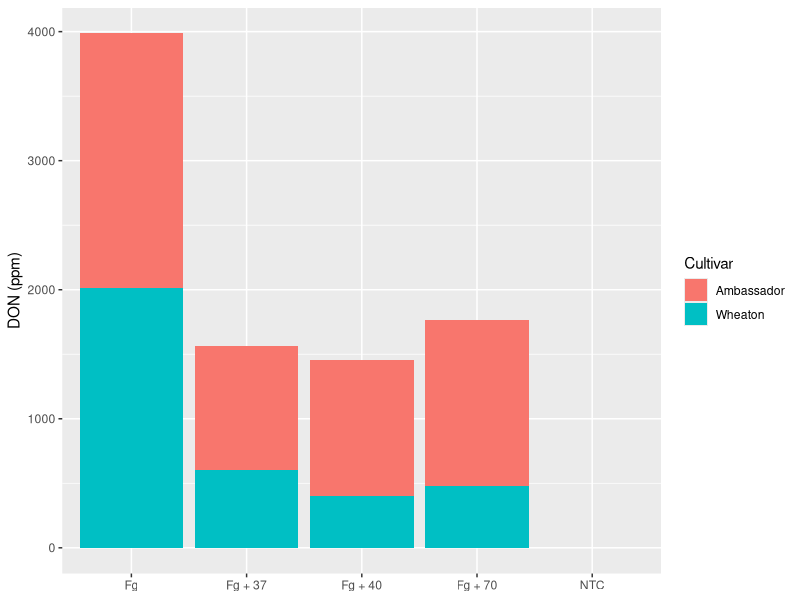
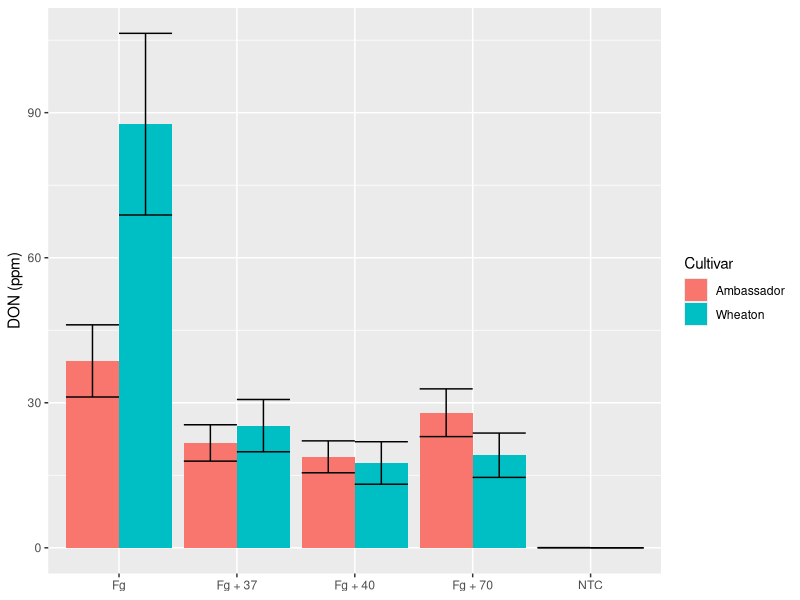
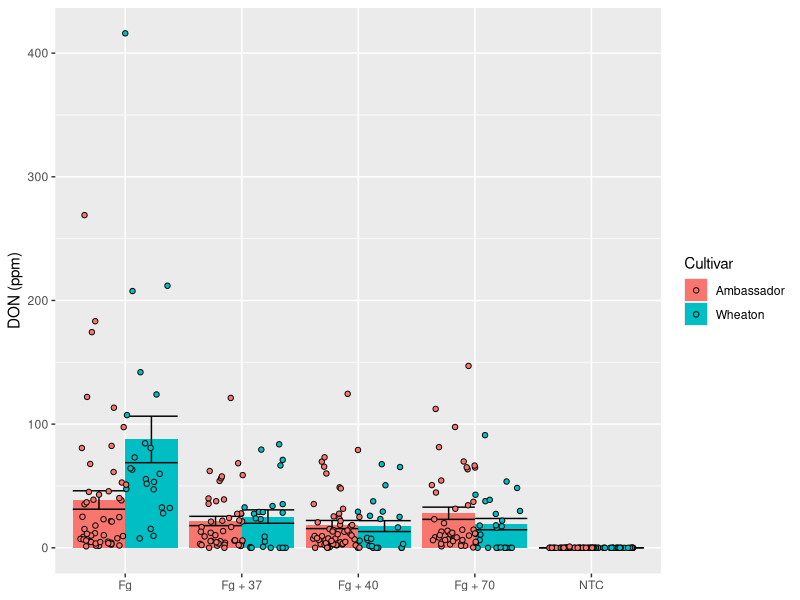
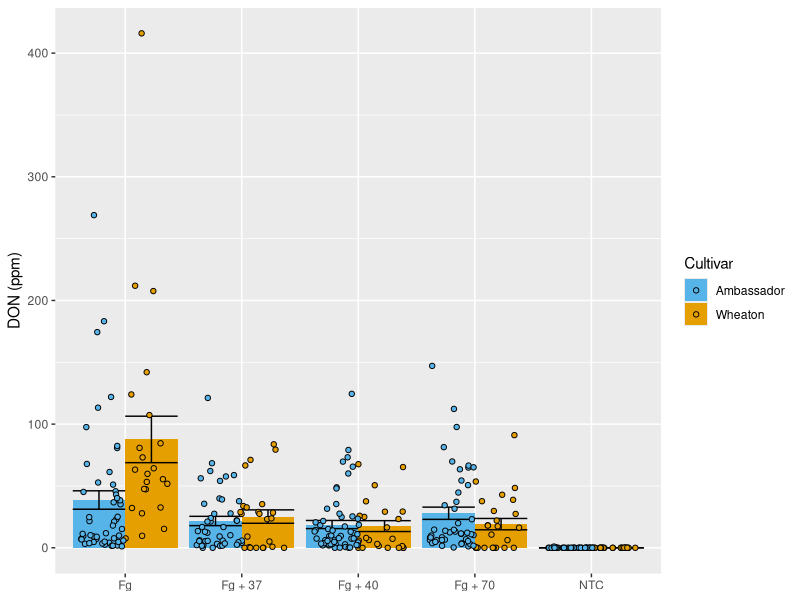
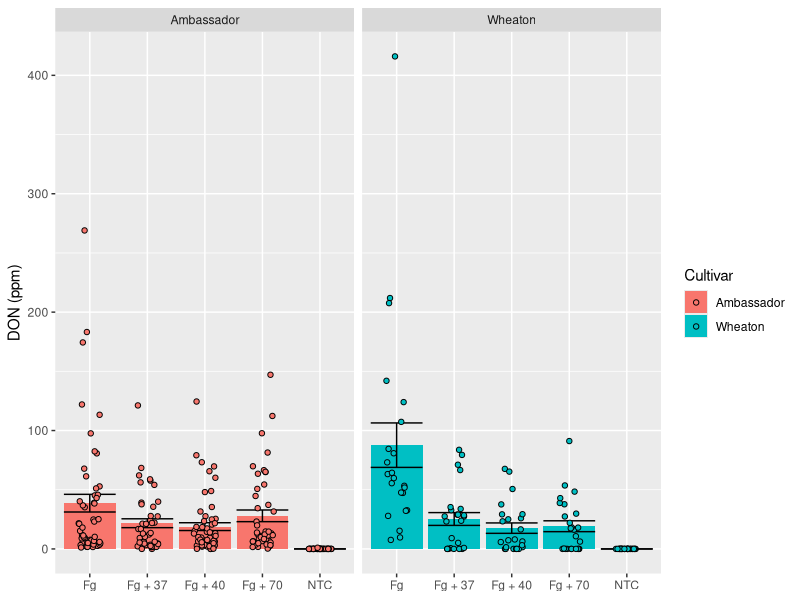
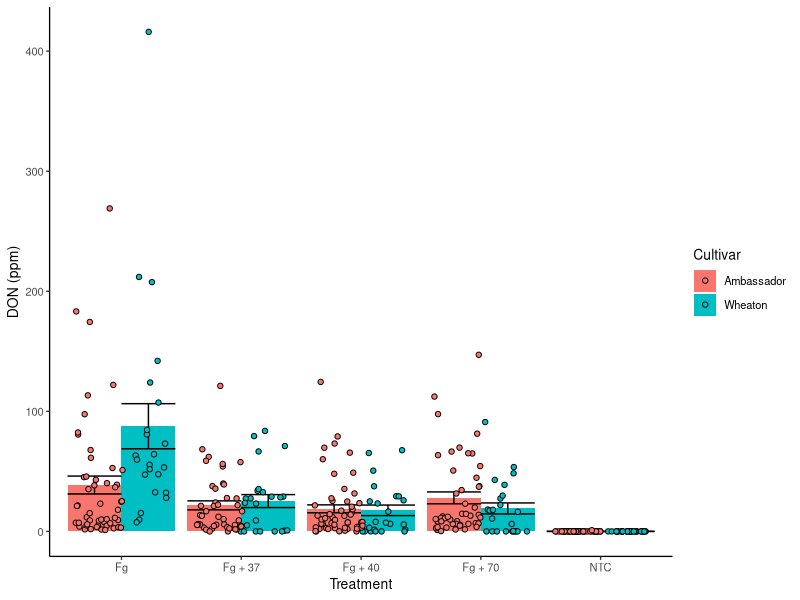
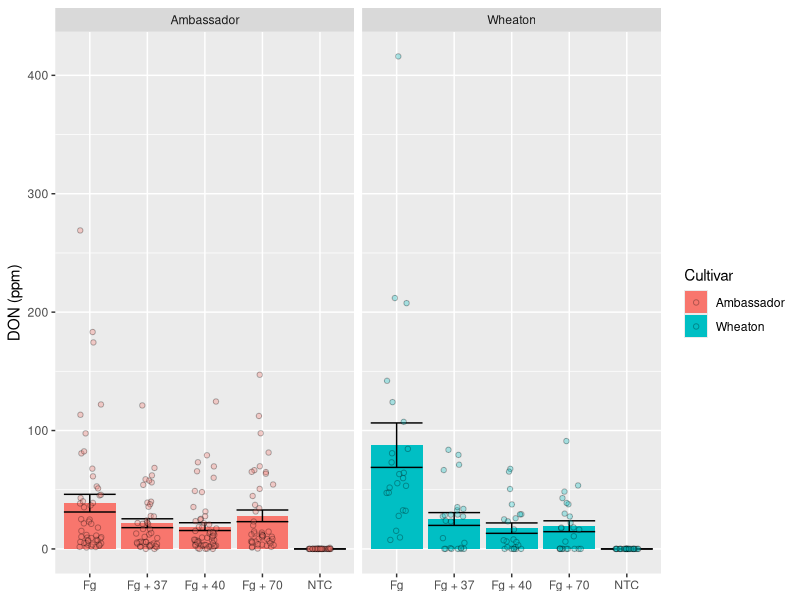
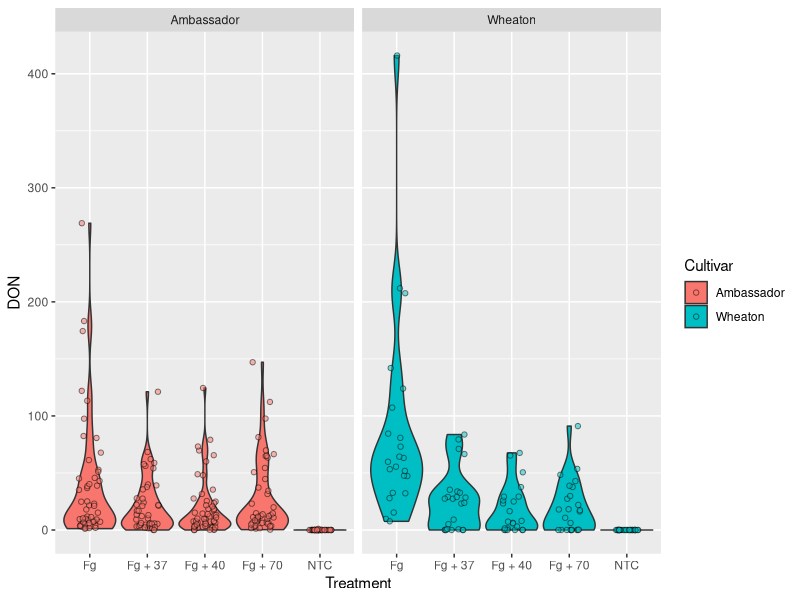

Generate these figures, in order, with R:
## ---- chunk 1
library(ggplot2)
datam <- read.csv("MycotoxinData.csv", header = TRUE, na.strings = "NA")
#to figure out whether data read in continuous or catergorical because plot
# looks insane 
#character = catagorical
#numeric = continous 
class(datam$Treatment)
class(datam$DON)


# Question 2
# Make a boxplot using ggplot with DON as the y variable, treatment as the x variable, and color mapped to the wheat cultivar. Show the code you use to load the libraries you need read in the data and make the plot. Change the y label to “DON (ppm)” and make the x label blank.
ggplot(data = datam, aes(x=Treatment, y=DON, fill = Cultivar)) +
  geom_bar(stat='identity') +
  ylab("DON (ppm)") +
  theme (axis.title.x = element_blank())



# Question 3
# Now convert this same data into a bar chart with standard-error error bars
ggplot(datam, aes(x = Treatment, y = DON, fill = Cultivar)) + 
  stat_summary(fun=mean,geom="bar", position = "dodge") +
  stat_summary(fun.data = mean_se, geom = "errorbar", position = "dodge") +
  ylab("DON (ppm)") +
  theme (axis.title.x = element_blank())

# Question 4
#	Add points to the foreground of the boxplot and bar chart you made in questions 2 and 3 that show the distribution of points over the boxplots or bars. Set the shape = 21 and outline color black (hint: use jitter_dodge). 

ggplot(datam, aes(x = Treatment, y = DON, fill = Cultivar,)) +
  stat_summary(fun=mean,geom="bar", position = "dodge") +
  stat_summary(fun.data = mean_se, geom = "errorbar", position = "dodge") +
  ylab("DON (ppm)") +
  theme (axis.title.x = element_blank()) +
  geom_point(pch = 21, position = position_jitterdodge())


#Question 5
# Change the color and fill of the points and boxplots to match some of the colors in the following colorblind pallet. 
 
g_5 <- ggplot(datam, aes(x = Treatment, y = DON, fill = Cultivar,)) +
  stat_summary(fun=mean,geom="bar", position = "dodge") +
  stat_summary(fun.data = mean_se, geom = "errorbar", position = "dodge") +
  ylab("DON (ppm)") +
  theme (axis.title.x = element_blank()) +
  geom_point(pch = 21, position = position_jitterdodge())

g_5 + scale_fill_manual(values=c("#56B4E9", "#E69F00"))


# Question 6
# Add a facet to the plots based on cultivar.
 
ggplot(datam, aes(x = Treatment, y = DON, fill = Cultivar,)) +
  stat_summary(fun=mean,geom="bar", position = "dodge") +
  stat_summary(fun.data = mean_se, geom = "errorbar", position = "dodge") +
  ylab("DON (ppm)") +
  theme (axis.title.x = element_blank()) +
  geom_point(pch = 21, position = position_jitterdodge()) +
  facet_wrap(~Cultivar)

# Question 7
# Explore the themes and change to a theme of interest. 

g_7 <- ggplot(datam, aes(x = Treatment, y = DON, fill = Cultivar,)) +
  stat_summary(fun=mean,geom="bar", position = "dodge") +
  stat_summary(fun.data = mean_se, geom = "errorbar", position = "dodge") +
  ylab("DON (ppm)") +
  theme (axis.title.x = element_blank()) +
  geom_point(pch = 21, position = position_jitterdodge())

g_7 + theme_classic(base_size = 10)


#Question 8
#Add transparency to the points so you can still see the boxplot or bar in the background. 
#alpha changes the transparency of the points

ggplot(datam, aes(x = Treatment, y = DON, fill = Cultivar)) +
  stat_summary(fun=mean,geom="bar", position = "dodge") +
  stat_summary(fun.data = mean_se, geom = "errorbar", position = "dodge") +
  ylab("DON (ppm)") +
  theme (axis.title.x = element_blank()) +
  geom_point(alpha = 0.3 ,pch = 21, position = position_jitterdodge()) +
  facet_wrap(~Cultivar)
## ---- chunk 2
# Question 10
#Explore two other ways to represent the same data
#https://ggplot2.tidyverse.org/reference/ . Plot them and show the code here. Which one would you choose to represent your data and why? 
# I decided to create a violin plot to show the  distributions of continuous variable "DON" among each treatment.
ggplot(data = datam, aes(x=Treatment, y=DON, fill = Cultivar)) +
  geom_violin(scale = "width") +
  geom_jitter(alpha = 0.5, shape=21, position=position_jitter(0.2)) +
  facet_wrap(~Cultivar)


# To interpret each Cutivar group easily, I decided to subset each group and produce a bar plot. This chart is more suitable for a non scientific audience and can be easily digested. 

#subsetted the Cutivar group "Wheaton" 
# %in% to subset
ggplot(subset(datam,Cultivar %in% "Wheaton"), aes(x=Treatment, y=DON, fill = Cultivar)) +
  geom_bar(stat='identity') +
  ylab("DON (ppm)") 

ggplot(subset(datam,Cultivar %in% "Ambassador"), aes(x=Treatment, y=DON, fill = Cultivar)) +
  geom_bar(stat='identity') +
  ylab("DON (ppm)") 
  
## ---- chunk 3
##Playing around with the data 


library(dplyr)
df.summary <- datam %>%
  group_by(Treatment) %>%
  summarise(
    sd = sd(DON, na.rm = TRUE),
    DON = mean(DON,na.rm = TRUE)
  )

df.summary

ggplot(df.summary, aes(Treatment, DON)) + 
  geom_col(fill = "lightgray", color = "black") +
  geom_errorbar(aes(ymin = DON, ymax = DON+sd)) +
  ylab("DON (ppm)") +
  theme (axis.title.x = element_blank()) 

